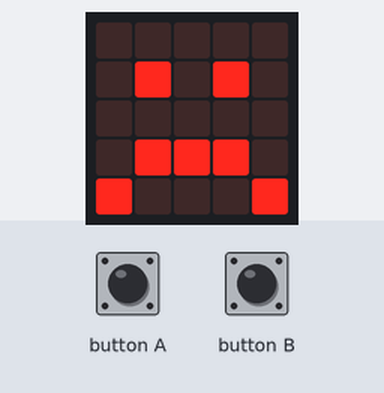
This program was run on a simulated BBC micro:bit running MicroPython. Parts: the board's 5×5 LED display. The test bench sets the inputs (shaded band).

Above: at 2.6 s.
2.7 s: button A pressed for 0.15 s
At 3.8 s:
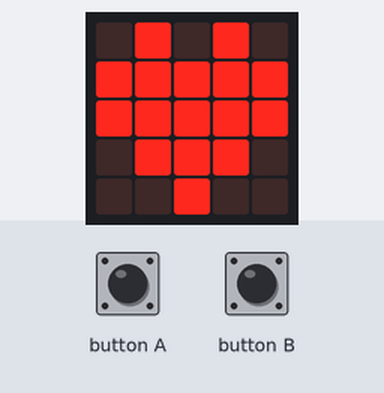
5.8 s: button B pressed for 0.15 s
At 6.2 s:
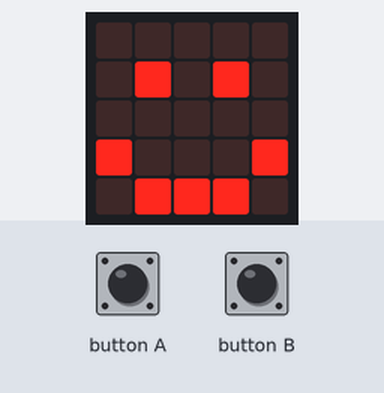
8.9 s: button B pressed for 1 s
12.9 s: button B pressed for 3.2 s
Timing chart, 0 to 15.9 s (numbered marks = the images above; inputs shaded):
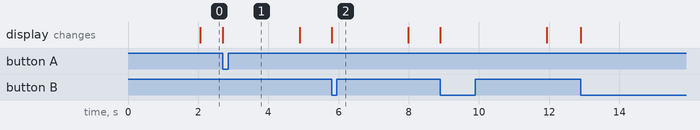

Measured:
- after the input at 2.7 s, the display: changes at once (image 1)
- after the input at 5.8 s, the display: changes at once (image 2)

The program:

1.3.5_button_draw_idle.py
```python
"""
Pressing Draw Idle

Drawing when you press a button, and reset when idle
"""

# Basic library for interact with Micro:bit device
from microbit import *


# Variable for control time
timer = 0


# Run forever
while True:
    # Get True if the button A is pressed
    if button_a.is_pressed():
        # Draw a heart
        display.show(Image.HEART)
        # If you press the button the time is reset
        timer = 0
    # Get True if the button B is pressed
    elif button_b.is_pressed():
        # Draw a happy face
        display.show(Image.HAPPY)
        # If you press the button the time is reset
        timer = 0

    # Increment the time each cycle
    timer += 1
    # If the time is over 1000 (around 1 second) then show the idle image
    if timer > 1000:
        # Draw a das face
        display.show(Image.SAD)
```
